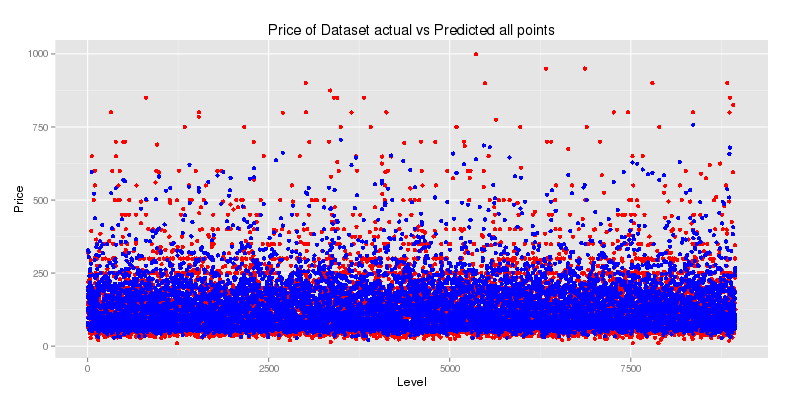

Recreate this plot in R.
# Prediction of price variable
library(rpart)
library(ranger)
library(caTools)
library(dplyr)
library(caret)
library(xgboost)


#create 2 more variable price and price extanded
price=train
priceExpanded=trainExpanded

# Removing Guests_included and extra_people from price nad price_extanded
price$guests_included=NULL
price$extra_people=NULL
priceExpanded$guests_included=NULL
priceExpanded$extra_people=NULL

# split price data into train and test data
set.seed(123)
split = sample.split(price$price, SplitRatio = 0.7)
price_training_set = subset(price, split == TRUE)
price_test_set = subset(price, split == FALSE)


#split price extend data into train and test data
set.seed(123)
split = sample.split(priceExpanded$price, SplitRatio = 0.7)
price_training_setExtended = subset(priceExpanded, split == TRUE)
price_test_set_Extended = subset(priceExpanded, split == FALSE)


# linear model on train data without expantion
regressor = lm(formula = price~ .,data = price_training_set)
summary(regressor)
y_pred = predict(regressor, newdata = price_test_set)
error_lm= error(y_pred, price_test_set$price )


#linear model on price extanded data on extanded data
extand_linear_model= lm(formula = price~ .,data = price_training_setExtended)
summary(xtand_linear_model)
y_pred = predict(extand_linear_model, newdata = price_test_set_Extended )
error_linear_model<- error(y_pred, price_test_set_Extended$price )


# Prediction by decision tree
decision=rpart(formula=price ~., data = price_training_setExtended, method="anova")
pred_decision <- predict(decision, price_test_set_Extended)
error_decisiontree_model<- error(pred_decision, price_test_set_Extended$price )   #testing error
error_decisiontree_training <- error(decision$y, price_training_setExtended$price)  #training error

# Choosing important variable from decision tree
dt_importance <- as.matrix(sort(decision$variable.importance, decreasing = TRUE))
rows<-row.names(dt_importance)
new_data <- select(priceExpanded, one_of(rows))
new_data$price = train$price
# here we got new_data data.frame with important variable of decision tree

#again decison tree on this new data

split = sample.split(new_data$price, SplitRatio = 0.7)
new_training_setExtended = subset(new_data, split == TRUE)
new_test_setExtended = subset(new_data, split == FALSE)

decision_new=rpart(formula=price ~., data = new_training_setExtended, method="anova")
pred_decision_new <- predict(decision_new, new_test_setExtended)
error_decisiontree_model_new<- error(pred_decision_new, new_training_setExtended$price )   #testing error
error_decisiontree_training_new <- error(decision_new$y, new_test_setExtended$price)  #training error


#here We didn't got satishfactory results so now try random forest
#applying random forest using ranger package because it is less time consuming

random_forest <-  ranger(price ~ ., data = price_training_setExtended,
                        num.trees = 500, num.threads = 8, importance)
rf_predictions <- predict(random_forest, price_test_set_Extended)
error_rf_model<-  error(rf_predictions$predictions, price_test_set_Extended$price ) #test error
error_rf_model_train <- error(random_forest$predictions , price_training_setExtended$price)  #train error


#Taking important variables from random_forest method
rf_importance <- as.matrix(sort(random_forest_extra$variable.importance, decreasing = TRUE))
rows<-row.names(rf_importance)
rows=rows[1:100] #taking top 100 varibles  # i also tried for 200, 500, 1000 variables

#creating new data
new_data <- select(priceExpanded, one_of(rows) )
new_data$price = train$price

#again applying Random Forest on new data
split = sample.split(new_data$price, SplitRatio = 0.7)
new_training_setExtended = subset(new_data, split == TRUE)
new_test_setExtended = subset(new_data, split == FALSE)

random_forest_new <-  ranger(price ~ ., data = new_training_setExtended,
                         num.trees = 800, num.threads = 8, importance = 'impurity')   # here i also tried for different values of num.tree and threads
rf_predictions_new <- predict(random_forest, new_test_setExtended)
error_rf_model_new<-  error(rf_predictions_new$predictions, new_test_setExtended$price ) #test error
error_rf_model_train_new <- error( random_forest_new$predictions, new_training_setExtended$price)  #train error


# Finally applyong XGboost Model

priceCol <- which(colnames(price_training_setExtended) == "price")


# parameter tunning , calculate error for different values of parameter and choose best
max_depth <- sapply(c(100, 200, 500, 1000, 2000), function(x)
{
  model <- xgboost(as.matrix(price_training_setExtended[,-priceCol]),
                   label = price_training_setExtended[,priceCol],
                   params =list(
                     booster="gbtree",
                     eta=0.4,
                     max_depth=x,
                     subsample=0.7,
                     colsample_bytree=1,
                     objective="reg:linear"
                   ), nrounds=500,
                   nthread=6)
  out <- predict(model, as.matrix(price_test_set_Extended[,-priceCol]))
  error_xgboost_model<- error(out, price_test_set_Extended$price )
  print(error_xgboost_model)
  return(error_xgboost_model)
})

eta_new <- sapply(c(0.1, 0.2, 0.4, 0.6, 0.8), function(x)
{  
  model <- xgboost(as.matrix(price_training_setExtended[,-priceCol]),
                   label = price_training_setExtended[,priceCol],
                   params =list(
                     booster="gbtree",
                     eta=x,
                     max_depth=500,
                     subsample=0.7,
                     colsample_bytree=1,
                     objective="reg:linear"
                   ), nrounds=500,
                   nthread=6)
  out <- predict(model, as.matrix(price_test_set_Extended[,-priceCol]))
  error_xgboost_model<- error(out, price_test_set_Extended$price )
  print(error_xgboost_model)
  return(error_xgboost_model)
})

SubSample <- sapply(c(0.2, 0.7, 0.4, 0.6, 0.8), function(x)
{  
  model <- xgboost(as.matrix(price_training_setExtended[,-priceCol]),
                   label = price_training_setExtended[,priceCol],
                   params =list(
                     booster="gbtree",
                     eta=0.4,
                     max_depth=500,
                     subsample=x,
                     colsample_bytree=1,
                     objective="reg:linear"
                   ), nrounds=100,
                   nthread=6)
  out <- predict(model, as.matrix( price_test_set_Extended[,-priceCol]))
  error_xgboost_model<- error(out, price_test_set_Extended$price )
  print(error_xgboost_model)
  return(error_xgboost_model)
})

Rounds <- sapply(c(500, 800, 1000, 300, 1500), function(x)
{  
  model <- xgboost(as.matrix(price_training_setExtended[,-priceCol]),
                   label = price_training_setExtended[,priceCol],
                   params =list(
                     booster="gbtree",
                     eta=0.4,
                     max_depth=500,
                     subsample=0.7,
                     colsample_bytree=1,
                     objective="reg:linear"
                   ), nrounds=x,
                   nthread=6)
  out <- predict(model, as.matrix(price_test_set_Extended[,-priceCol]))
  error_xgboost_model<- error(out, price_test_set_Extended$price )
  print(error_xgboost_model)
  return(error_xgboost_model)
})

ByTree <- sapply(c(0.2,0.4, 0.6, 0.8, 1, 1.2), function(x)
{  
  model <- xgboost(as.matrix(price_training_setExtended[,-priceCol]),
                   label = price_training_setExtended[,priceCol],
                   params =list(
                     booster="gbtree",
                     eta=0.1,
                     max_depth=1000,
                     subsample=0.8,
                     colsample_bytree=x,
                     objective="reg:linear"
                   ), nrounds=1500,
                   nthread=6)
  out <- predict(model, as.matrix( price_test_set_Extended[,-priceCol]))
  error_xgboost_model<- error(out, price_test_set_Extended$price )
  print(error_xgboost_model)
  return(error_xgboost_model)
})

# Final model after  tunning of parameters ( i tried many values, choose this model as final)
model <- xgboost(as.matrix(price_training_setExtended[,-priceCol]),
                 label = price_training_setExtended[,priceCol],
                 params =list(
                   booster="gbtree",
                   eta=0.03,
                   max_depth=1000,
                   subsample=0.8,
                   colsample_bytree=0.8,
                   objective="reg:linear"
                 ), nrounds=1700,
                 nthread=6)
out <- predict(model, as.matrix(price_test_set_Extended[,-priceCol]))
error_xgboost_model<- error(out, price_test_set_Extended$price )
print(error_xgboost_model)




#Graphs for Testing Data
price_test_set_Extended$Level= seq(1:nrow(price_test_set_Extended))
ggplot() +
  geom_point(aes(x = price_test_set_Extended$Level, y = price_test_set_Extended[,priceCol]),
             colour = 'red') +
  geom_point(aes(x = price_test_set_Extended$Level, y = out),
             colour = 'blue') +
  ggtitle('Price of Dataset actual vs Predicted all points') +
  xlab('Level') +
  ylab('Price') 

ggplot() +
  geom_point(aes(x = price_test_set_Extended$Level, y = sort(price_test_set_Extended[,priceCol])),
             colour = 'red') +
  geom_point(aes(x = price_test_set_Extended$Level, y = sort(out)),
             colour = 'blue') +
  ggtitle('Price of DataSet actual vs predicted sorted ') +
  xlab('Level') +
  ylab('Price')

 price_test_set_Extended$Level=NULL



# Applying k-Fold Cross Validation on above model which give minimum error.
folds = createFolds(price_training_setExtended[,priceCol], k = 10)
cv = lapply(folds, function(x) {
  training_fold = price_training_setExtended[-x, ]
  test_fold = price_training_setExtended[x, ]
  model <- xgboost(as.matrix(training_fold[,-priceCol]),
                   label = training_fold[,priceCol],
                   params =list(
                     booster="gbtree",
                     eta=0.03,
                     max_depth=1000,
                     subsample=0.8,
                     colsample_bytree=0.8,
                     objective="reg:linear"
                   ), nrounds=1700,
                   nthread=6)
  out <- predict(model, as.matrix(test_fold[,-priceCol]))
  error_xgboost_model<- error(out, test_fold[,priceCol] )
  accuracy = mean(error_xgboost_model)
  print(error_xgboost_model)
  return(error_xgboost_model)
})
accuracy1 = mean(as.numeric(cv))

# I found that average error is just little higher so i choose this model


# Taking top features (i tried from 100, 500, 1000, 2000)
# and creating model and calculate error
names <-dimnames(data.matrix(price_training_setExtended[,-priceCol])[[2]])
importance_matrix <- xgb.importance(names, model = model)
rows <- importance_matrix$Feature[1:2000]
new_data <- select(priceExpanded, one_of(rows) )
new_data$price= train$price


set.seed(123)
split = sample.split(new_data$price, SplitRatio = 0.7)
price_training_set_new = subset(new_data, split == TRUE)
price_test_set_new = subset(new_data, split == FALSE)
priceCol <- which(colnames(price_training_set_new) == "price")

model <- xgboost(as.matrix(price_training_set_new[,-priceCol]),
                 label = price_training_set_new[,priceCol],
                 params =list(
                   booster="gbtree",
                   eta=0.2,
                   max_depth=1000,
                   subsample=0.8,
                   colsample_bytree=0.8,
                   objective="reg:linear"
                 ), nrounds=500,
                 nthread=6)
out <- predict(model, as.matrix(price_test_set_new[,-priceCol]))
error_xgboost_model<- error(out, price_test_set_new[,priceCol] )
print(error_xgboost_model)

# I found that error was not decreasing after topfeatures selected so i choose model with least error.                 
